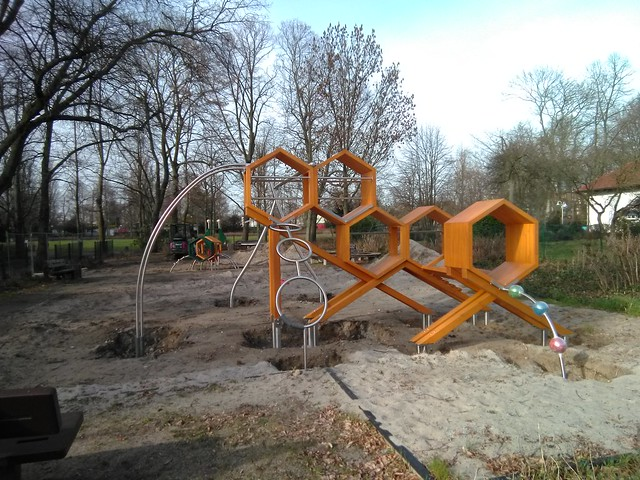
#> input picture sources/pillow/images/sechseck.jpg, 640 x 480 px
$ python filter.py
#> lines starting #> are read from the running program, lines starting #| are printed output that depends on the picture
from PIL import Image, ImageFilter
import os

file_path = os.path.dirname(os.path.abspath(__file__))
os.chdir(file_path)

im_path = os.path.join("images", "sechseck.jpg")
im = Image.open(im_path)
#> im is the input picture: PIL image 640x480 RGB; mean R, G, B 125.8, 123.2, 115.4

# Mögliche vordefinierte Filter sind BLUR, CONTOUR, DETAIL, EDGE_ENHANCED,
# EDGE_ENHANCED_MORE, EMBOSS, FIND_EDGES, SHARPEN, SMOOTH, SMOOTH_MORE
filter_im = im.filter(ImageFilter.EMBOSS)
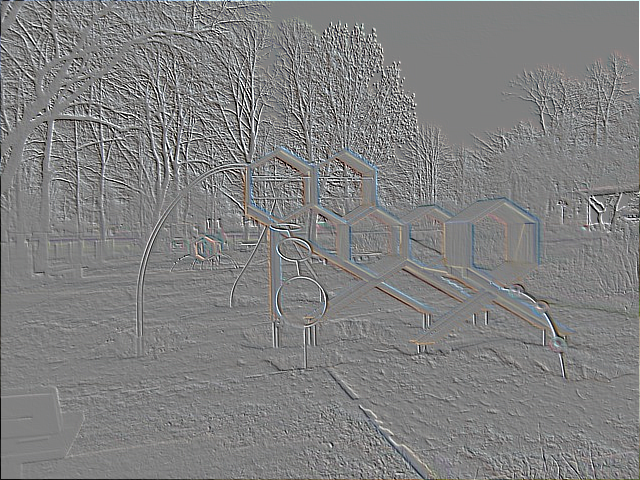
#> filter_im: PIL image 640x480 RGB; mean R, G, B 128.2, 128.4, 128.4

filter_im.show()
